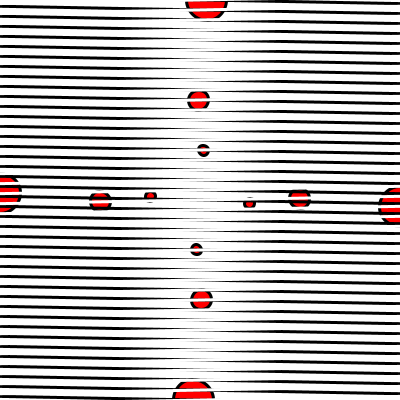
Frame 1 (no input)
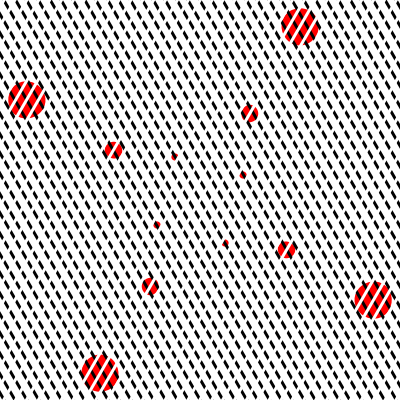
Frame 60 (the mouse pressed at the canvas centre just before this capture)
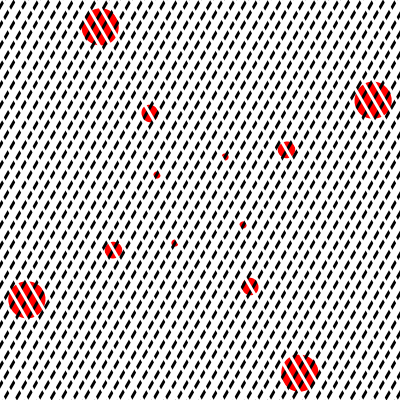
Frame 120 (the mouse held since frame 60 and released just before this capture)

The Processing sketch that drew these frames (run headless with seeded random() and noise(); from frame 60 on, the mouse is pressed at the canvas centre):

// Processing sketch: processing_50517
// ── processing_50517.pde

// Creative Code -- Homework One - Moire Pattern
// Angela Ferraiolo

int lineGap = 10;
float speed = 1;

void setup() {
  size(400,400);
  smooth();
  strokeWeight(3);
  rectMode(CENTER);
}

void draw() {
  
  background(255);
  
  // draw inner circles
  pushMatrix();
  translate(200,200);
  rotate(radians(4*frameCount));
  fill(255,0,0);
  ellipse(50,0,10,10);
  ellipse(-50,0,10,10);
  ellipse(0,50,10,10);
  ellipse(0,-50,10,10);
  popMatrix();
  
  // draw outer circles
  pushMatrix();
  translate(200,200);
  rotate(radians(2*frameCount));
  ellipse(200,0,40,40);
  ellipse(-200,0,40,40);
  ellipse(0,200,40,40);
  ellipse(0,-200,40,40);
  popMatrix();
  
  // draw middle circles
  pushMatrix();
  translate(200,200);
  rotate(radians(-frameCount));
  ellipse(100,0,20,20);
  ellipse(-100,0,20,20);
  ellipse(0,100,20,20);
  ellipse(0,-100,20,20);
  popMatrix();
  
  // draw positive figure
  pushMatrix();
  translate(200,200);
  rotate(radians(speed*frameCount));
  drawFigure();
  popMatrix();
  
  // draw negative figure
  pushMatrix();
  translate(200,200);
  rotate(radians(-speed*frameCount));
  eraseFigure();
  popMatrix();
  
}

// set speed based on x position of mouse
void mouseMoved() {
  speed = map(mouseX,0,width,0,2);
}

// black parallel lines
void drawFigure() {
  stroke(0);
  for (int i = -300; i < 300; i = i+lineGap) {
    line(-300, i, 300, i);
  }
}

// white parallel lines
void eraseFigure() {
  stroke(255);
  for (int i = -300; i < 300; i = i+lineGap) {
    line(-300, i, 300, i);
  }
}
